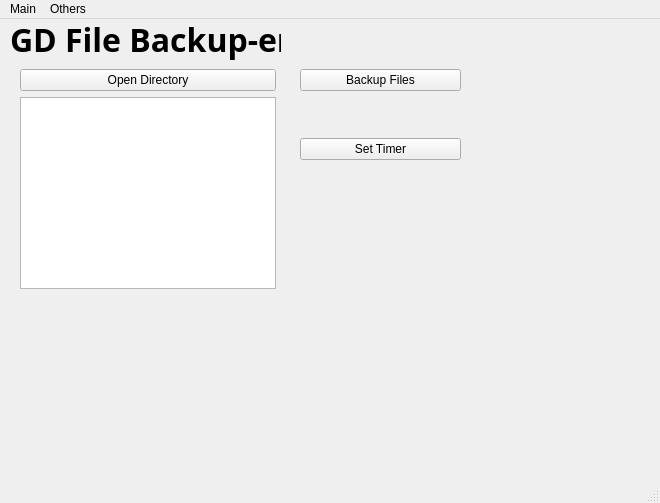
<?xml version="1.0" encoding="UTF-8"?>
<ui version="4.0">
 <class>MainWindow</class>
 <widget class="QMainWindow" name="MainWindow">
  <property name="geometry">
   <rect>
    <x>0</x>
    <y>0</y>
    <width>660</width>
    <height>503</height>
   </rect>
  </property>
  <property name="windowTitle">
   <string>MainWindow</string>
  </property>
  <widget class="QWidget" name="centralwidget">
   <widget class="QLabel" name="mainTitle">
    <property name="geometry">
     <rect>
      <x>10</x>
      <y>0</y>
      <width>271</width>
      <height>41</height>
     </rect>
    </property>
    <property name="font">
     <font>
      <family>Yu Gothic UI Light</family>
      <pointsize>24</pointsize>
      <weight>75</weight>
      <bold>true</bold>
      <underline>false</underline>
     </font>
    </property>
    <property name="text">
     <string>GD File Backup-er</string>
    </property>
   </widget>
   <widget class="QWidget" name="verticalLayoutWidget">
    <property name="geometry">
     <rect>
      <x>20</x>
      <y>50</y>
      <width>241</width>
      <height>251</height>
     </rect>
    </property>
    <layout class="QVBoxLayout" name="filesviewlayout">
     <property name="sizeConstraint">
      <enum>QLayout::SetFixedSize</enum>
     </property>
     <item>
      <widget class="QPushButton" name="directoryOpen">
       <property name="text">
        <string>Open Directory</string>
       </property>
      </widget>
     </item>
     <item>
      <widget class="QListView" name="listView"/>
     </item>
    </layout>
   </widget>
   <widget class="QWidget" name="verticalLayoutWidget_2">
    <property name="geometry">
     <rect>
      <x>300</x>
      <y>50</y>
      <width>161</width>
      <height>91</height>
     </rect>
    </property>
    <layout class="QVBoxLayout" name="verticalLayout">
     <item>
      <widget class="QPushButton" name="pushButton">
       <property name="text">
        <string>Backup Files</string>
       </property>
      </widget>
     </item>
     <item>
      <spacer name="verticalSpacer">
       <property name="orientation">
        <enum>Qt::Vertical</enum>
       </property>
       <property name="sizeHint" stdset="0">
        <size>
         <width>20</width>
         <height>40</height>
        </size>
       </property>
      </spacer>
     </item>
     <item>
      <widget class="QPushButton" name="pushButton_2">
       <property name="text">
        <string>Set Timer</string>
       </property>
      </widget>
     </item>
    </layout>
   </widget>
  </widget>
  <widget class="QMenuBar" name="menubar">
   <property name="geometry">
    <rect>
     <x>0</x>
     <y>0</y>
     <width>660</width>
     <height>21</height>
    </rect>
   </property>
   <widget class="QMenu" name="menuMain">
    <property name="title">
     <string>Main</string>
    </property>
   </widget>
   <widget class="QMenu" name="menuOthers">
    <property name="title">
     <string>Others</string>
    </property>
   </widget>
   <addaction name="menuMain"/>
   <addaction name="menuOthers"/>
  </widget>
  <widget class="QStatusBar" name="statusbar"/>
 </widget>
 <resources/>
 <connections/>
</ui>
